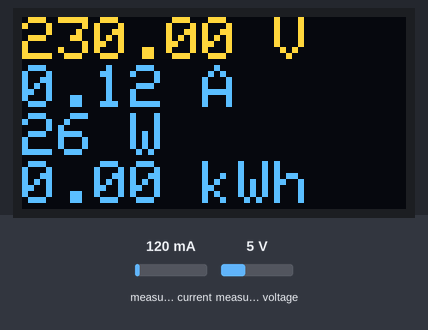
A sketch run on a simulated Arduino Uno, built with avr-gcc and run on an emulated ATmega328P. Shown: 128×64 one-colour display. Inputs (shaded band) come from the test bench; at power-on: measured current 120 mA, measured voltage 5 V. The OLED is the two-colour kind (top 16 rows yellow); no radio packets arrive unless stated.

Above: at 1.7 s.
1.8 s: measured current set to 40 mA
At 3.3 s:
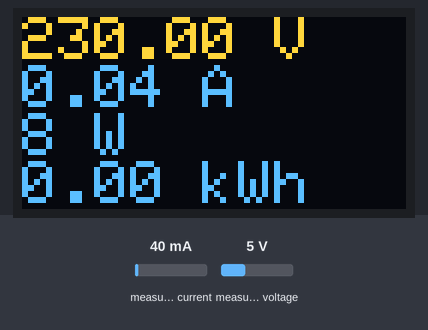
3.6 s: measured voltage set to 0.3 V
At 4.8 s:
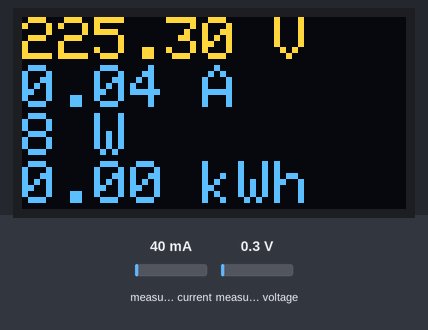
5.8 s: measured current set to 500 mA
At 7.4 s:
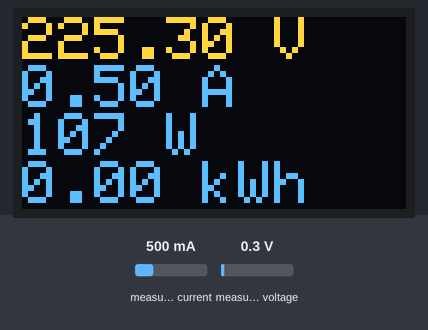
8.0 s: measured voltage set to 3.8 V
At 10.0 s:
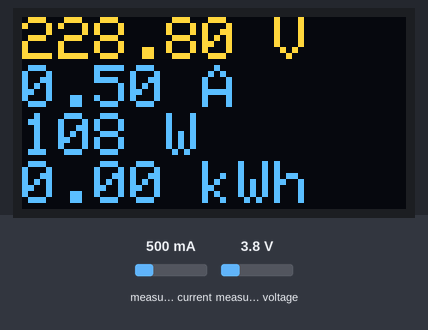
Timing chart, 0 to 11.2 s (numbered marks = the images above; inputs shaded):
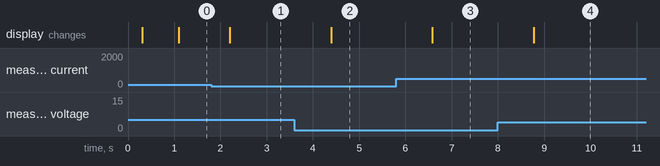

Measured:
- after the input at 1.8 s, the display: changes after 0.40 s (image 1)
- after the input at 3.6 s, the display: changes after 0.79 s (image 2)
- after the input at 5.8 s, the display: changes after 0.78 s (image 3)
- after the input at 8.0 s, the display: changes after 0.78 s (image 4)

The sketch:

Soft_energy_meter.ino
```cpp
// (licence header left out)
/*******************************/
/* Configuration du wattmètre

#include <SoftwareSerial.h> // Arduino IDE <1.6.6
#include <PZEM004T.h>


PZEM004T pzem(7,8);  // (RX,TX) connect to TX,RX of PZEM

IPAddress ip(192,168,1,1); */

#include <PZEM004Tv30.h>

PZEM004Tv30 pzem(7, 8);

float v;  // valeur de la tension
float i;  // Valeur du courant
long  p;  //puissance instantanée
long  e;    //puissance consommée

/* Configuration de l'écran */


#include <SPI.h>
#include <Wire.h>
#include <Adafruit_GFX.h>
#include <Adafruit_SSD1306.h>

#define OLED_RESET A3
Adafruit_SSD1306 display(OLED_RESET);

#define NUMFLAKES 10
#define XPOS 0
#define YPOS 1
#define DELTAY 2


#define LOGO16_GLCD_HEIGHT 16
#define LOGO16_GLCD_WIDTH  16

#if (SSD1306_LCDHEIGHT != 64)
#error("Height incorrect, please fix Adafruit_SSD1306.h!");
#endif

unsigned long refreshScreen;      // taux de rafraîchissement de l'écran
#define REFRESH 1000

/* Configuration de la radion RF */


#include <nRF24L01.h>
#include <SPI.h>
#include <printf.h>
#include <RF24.h>
#include <RF24_config.h>
#define  CERF 10             // Définition de la pin Enable
#define  CSRF 9               // Définition de la pin Sélection,
RF24     radio(CERF,CSRF);        // Entrée des informations dans la librairie


/********variable d'échange avec la carte mére*******************/

byte trans[5] ; // Tableau pour la trans mission de données
long donnee; //Valeur de la donnée transmise
byte nature; // lecture de la nature de la demande de la carte mére
// variable d'échange avec la carte mére

#define CODE_TENSION 10           // Tension électrique du réseau
#define CODE_COURANT 11           // Courant absorber par le réseau électrique
#define CODE_PUISSANCE 12         // Puissance active absorbée
#define CODE_CONSOMMATION 13      // Consommation d'énergie
#define CODE_TEMPEXT 14          // Température extérieur
#define CODE_HUMEXT  15           // Humidité extérieur
#define CODE_TEMVENT 16           //Température de ventillation
#define CODE_HUMVENT 17           //Taux d'humidité de l'air ventilé
#define CODE_QUALVENT 18          //Qualité de l'air extrait
#define CODE_VITVENT 19           //Vitesse de la ventilation forcée
#define CODE_TEMPSAL 20          //Température du salon
#define CODE_LECTURE 21      //  Demande de renvoyer les valeurs calculer (information non obligatoir)
#define CODE_CALIBRATION 22  //  Demande de calibration (information= 1 pour intérieur, 2 pour extérieur)
#define CODE_TEC 23 // Envoi consigne de température été
#define CODE_THC 24 // Envoi consigne de température hivers
#define CODE_HEC 25// Envoi consigne d'humidité été
#define CODE_HHC 26 // Envoi consigne d'humidité hivers
#define CODE_QC 27 // Envoi consigne de qualité
#define CODE_MC 28 // Envoi mode de fonctionnement


void setup() {
  delay(250);
  Serial.begin(9600);

 // pzem.setAddress(ip);


  // Mise en service de l'affichage

  display.begin(SSD1306_SWITCHCAPVCC, 0x3C);  // initialize with the I2C addr 0x3C (for the 64x48)
  display.clearDisplay();
  display.display();


// configuration de la radio

noInterrupts();
radio.begin();                            //Allumage radio
//radio.enableDynamicPayloads();
radio.disableDynamicPayloads();
radio.setRetries(5,0);                    // délais (Nbx250 usec Nombre de tentatives d'envoi message
radio.setChannel(90);                     //canal de diffusion
radio.setPayloadSize(5);                  //taille des messages de 5 Bytes 1 pour information 2 pour valeur int
radio.setPALevel(RF24_PA_HIGH);           // niveau d'emission
radio.setDataRate(RF24_250KBPS);            // vitesse de transmission
radio.openWritingPipe((byte*)"2node");    // Ecrit depuis l'adresse du compteur d'énergie
radio.openReadingPipe(1,(byte*)"Cent1");  // Ecoute l'adresse de la base
radio.setAutoAck(false);
radio.enableDynamicAck();
//radio.maskIRQ(1,1,0);                   // N'accepte que les interruption de lecture
//attachInterrupt(1,recep, LOW);          // Activation des interruptions pour la réception des messages sur pin 3
radio.startListening();                   //Mise en écoute du module*/
interrupts();

}


void loop() {
recep();
if (millis()>refreshScreen+REFRESH)
  {
      display.clearDisplay();
      display.setTextSize(2);
      display.setTextColor(BLACK, WHITE);
      display.setTextColor(WHITE);
      display.setCursor(0,0);
      v = pzem.voltage();
      if (v < 0.0) v = 0.0;
      display.print(v);display.println(" V");

      i = pzem.current();
      display.print(i);display.println(" A");

      p = pzem.power();
      display.print(p);display.println(" W");

      e = pzem.energy();
      float ke= float(e)/1000;
      display.print((ke));display.println(" kWh");
      display.display();
      refreshScreen=millis();
  }

}
```

Envoi.ino
```cpp
 void envoi(float information,byte commande){

       // Envoi des données

        radio.stopListening(); //Arrêt de l'écoute
        radio.flush_tx();

        donnee=information;


         trans[0]=donnee;        // Lecture du bit faible
         trans[1]=donnee>>8;
         trans[2]=donnee>>16;
         trans[3]=donnee>>24;

         trans[4]=commande;           // Indique que l'on demande d'envoyer les données lues.

        radio.write(&trans,5,1);

     //   delayMicroseconds(250);

        radio.startListening(); // Mise en écoute du module radio


}
```

Reception.ino
```cpp
 void recep(){


if (radio.available()){

         long information;

         radio.read(&trans,5);


         nature=trans[4];                                            // lecture du byte de commande


         donnee= (long)trans[0]|(long)trans[1]<<8|(long)trans[2]<<16|(long)trans[3]<<24;


         switch(nature){

              case CODE_TENSION:             // Tension
                     information=v*100;       // transform in long
                     envoi(information,CODE_TENSION);
                     break;

              case CODE_COURANT:             // Courant
                     information=i*100;      // transform in long
                     envoi(information,CODE_COURANT);
                     break;

              case CODE_PUISSANCE:             // Puissance
                     information=p;
                     envoi(information,CODE_PUISSANCE);
                     break;

              case CODE_CONSOMMATION:             // Energie
                     information=e;
                     envoi(information,CODE_CONSOMMATION);
                     break;
         }

        }


}
```
